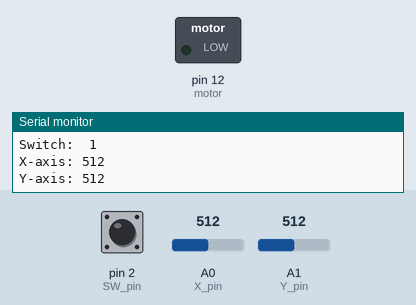
Recording of a sketch running on a simulated Arduino Uno, built with avr-gcc and run on an emulated ATmega328P. On the bench: switched loads named in the sketch (green lamp = pin HIGH), the last lines printed to the serial monitor. The inputs (shaded band) are chosen by the test bench; at power-on: A0 (X_pin) = 512, pin 2 (SW_pin) HIGH, A1 (Y_pin) = 512.

Above: at 1.3 s.
1.4 s: A0 (X_pin) set to 582
2.9 s: A0 (X_pin) set to 616
At 4.0 s:
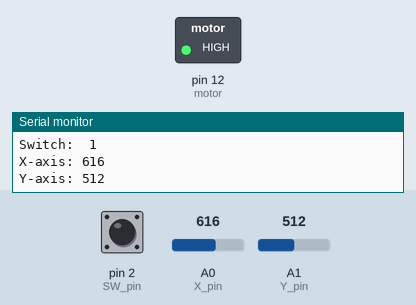
Timing chart, 0 to 5.9 s (numbered marks = the images above; inputs shaded):
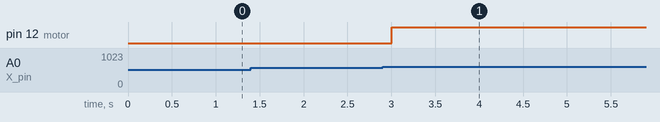

The sketch:

analog_joystick.ino
```cpp
// Arduino pin numbers
const int SW_pin = 2; // digital pin connected to switch output
const int X_pin = 0; // analog pin connected to X output
const int Y_pin = 1; // analog pin connected to Y output
#define motor 12
void setup() {
  pinMode(motor, OUTPUT);
  pinMode(SW_pin, INPUT);
  digitalWrite(SW_pin, HIGH);
  Serial.begin(9600);
}

void loop() {
  Serial.print("Switch:  ");
  Serial.print(digitalRead(SW_pin));
  Serial.print("\n");
  Serial.print("X-axis: ");
  Serial.print(analogRead(X_pin));
  Serial.print("\n");
  Serial.print("Y-axis: ");
  Serial.println(analogRead(Y_pin));
  Serial.print("\n\n");
  delay(500);
 if(digitalRead(SW_pin) == 1)
 {
  if(analogRead(X_pin) > 600)
  {
    digitalWrite(motor, HIGH);

  }

 }
}
```

Measured:
- the behaviour switches between 600 and 601 on A0 (X_pin) (found by bisection; images 0 and 1)
- after the input at 2.9 s, pin 12 (motor): LOW → HIGH after 0.11 s
